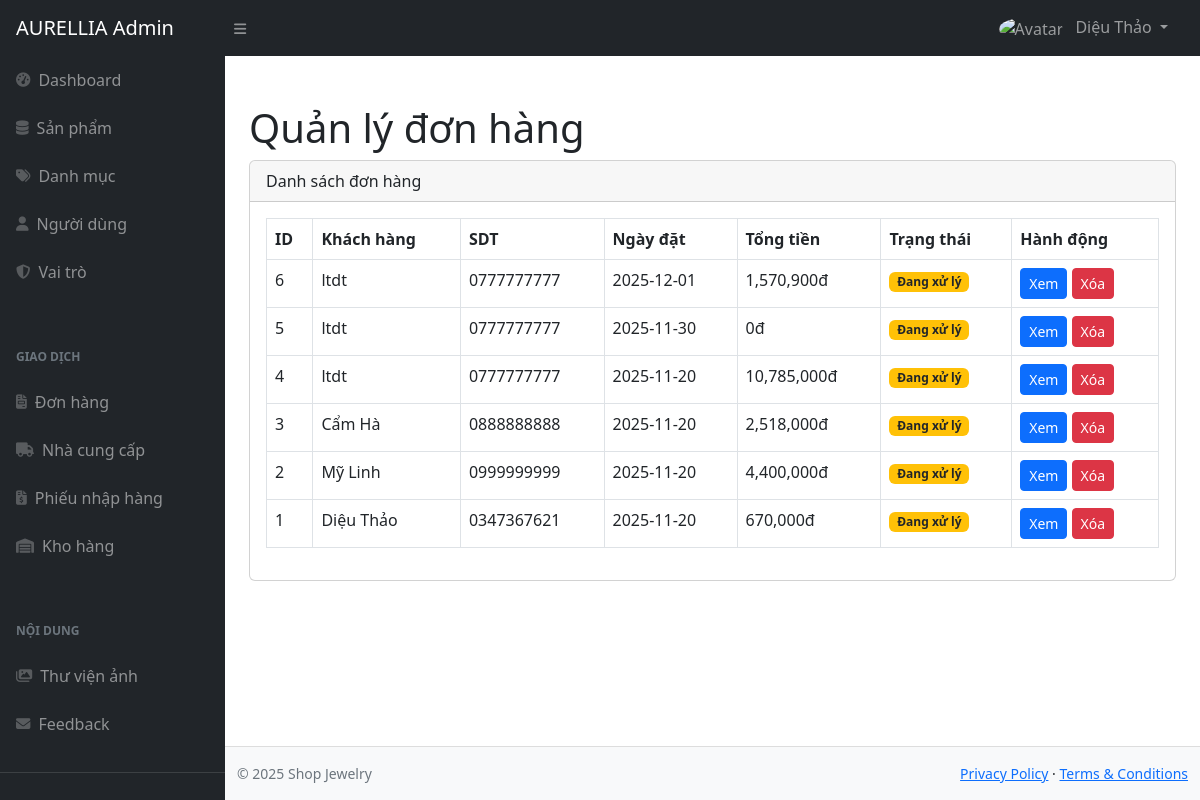
The page /admin/index.php?act=order (signed in) on the database as committed earlier.
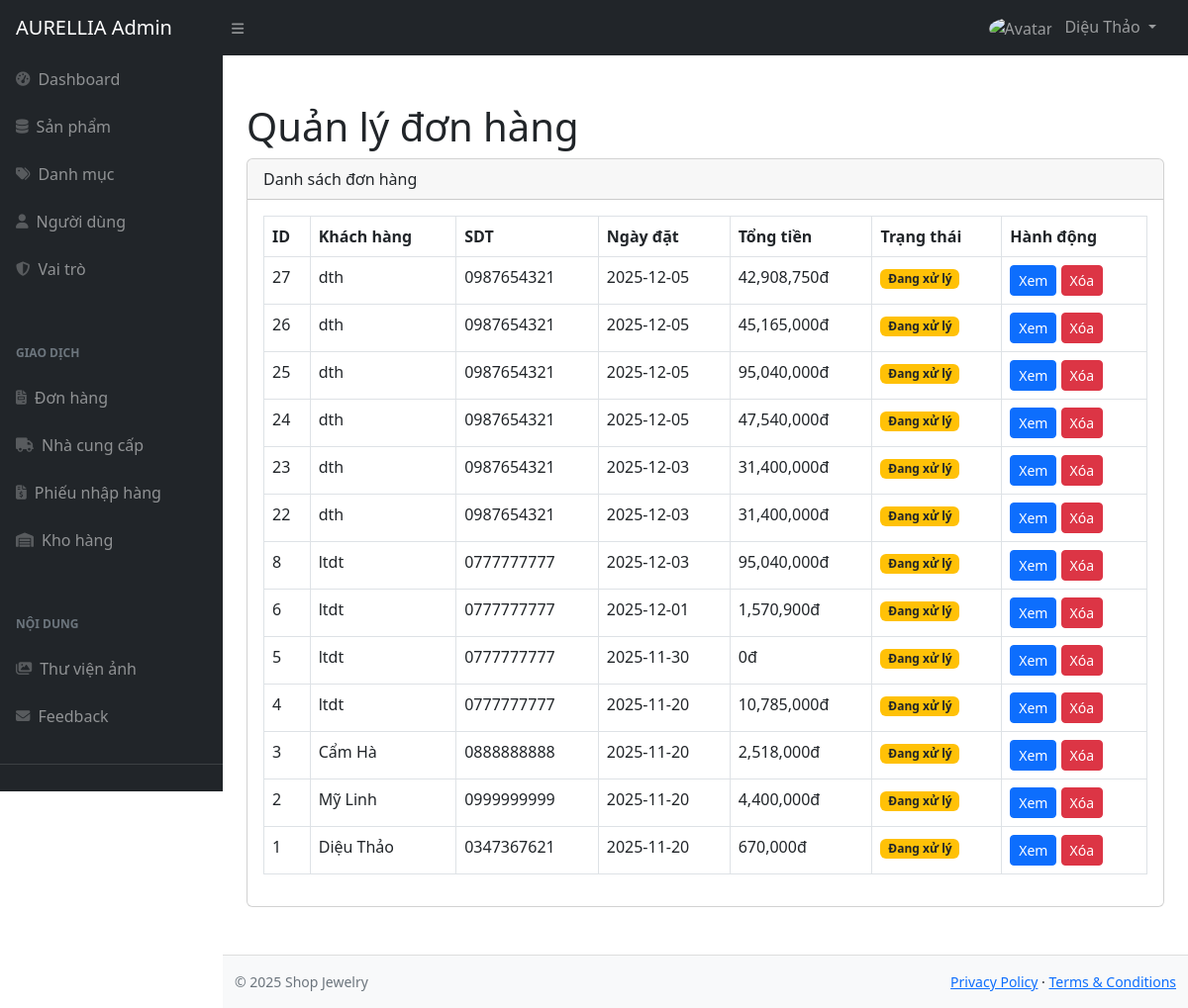
The same page on the database as committed later.
### tables this page shows
CREATE TABLE `order` (
  `id` int(11) NOT NULL,
  `fullname` varchar(255) NOT NULL,
  `email` varchar(255) DEFAULT NULL,
  `phone_number` varchar(255) NOT NULL,
  `address` varchar(255) NOT NULL,
  `note` varchar(255) DEFAULT NULL,
  `order_date` date DEFAULT NULL,
  `status` int(11) DEFAULT NULL,
  `total_money` int(11) DEFAULT NULL,
  `user_id` int(11) DEFAULT NULL,
  `payment_method` varchar(20) DEFAULT NULL,
  `trans_id` varchar(50) DEFAULT NULL,
  `isDeleted` int(11) DEFAULT NULL
);

### admin/controllers/OrderController.php (called while the page is built, shortened)
<?php
require "models/OrderModel.php";
class OrderController {
    private $model;
    function __construct($db) {
        $this->model = new OrderModel($db);
    }
    function index() {
        $orders = $this->model->getAll();
        include "layouts/main.php";
    }
}

### admin/models/OrderModel.php (called while the page is built, shortened)
<?php
class OrderModel {
    private $conn;
    function __construct($db) {
        $this->conn = $db;
    }
    function getAll() {
        $sql = "SELECT o.*, u.fullname as user_name
                FROM `order` o
                LEFT JOIN `user` u ON o.user_id = u.id
                WHERE o.isDeleted = 0
                ORDER BY o.id DESC";
        return $this->conn->query($sql);
    }
}

### admin/views/order/list.php (the view)
<h1 class="mt-4">Quản lý đơn hàng</h1>
<div class="card mb-4">
    <div class="card-header">Danh sách đơn hàng</div>
    <div class="card-body">
        <table class="table table-bordered table-hover">
            <thead>
                <tr>
                    <th>ID</th>
                    <th>Khách hàng</th>
                    <th>SDT</th>
                    <th>Ngày đặt</th>
                    <th>Tổng tiền</th>
                    <th>Trạng thái</th>
                    <th>Hành động</th>
                </tr>
            </thead>
            <tbody>
                <?php while($o = $orders->fetch_assoc()) { ?>
                <tr style="cursor:pointer" onclick="window.location='index.php?act=order-detail&id=<?= $o['id'] ?>'">
                    <td><?= $o['id'] ?></td>
                    <td><?= htmlspecialchars($o['fullname'] ?: $o['user_name']) ?></td>
                    <td><?= htmlspecialchars($o['phone_number']) ?></td>
                    <td><?= $o['order_date'] ?></td>
                    <td><?= number_format($o['total_money']) ?>đ</td>
                    <td>
                        <?php if ($o['status'] == 0) { ?>
                            <span class="badge bg-warning text-dark">Đang xử lý</span>
                        <?php } else { ?>
                            <span class="badge bg-success">Đã duyệt</span>
                        <?php } ?>
                    </td>
                    <td>
                        <a href="index.php?act=order-detail&id=<?= $o['id'] ?>" class="btn btn-sm btn-primary">Xem</a>
                        <a href="index.php?act=order-delete&id=<?= $o['id'] ?>"
                           class="btn btn-sm btn-danger"
                           onclick="event.stopPropagation(); return confirm('Xóa đơn hàng?')">Xóa</a>
                    </td>
                </tr>
                <?php } ?>
            </tbody>
        </table>
    </div>
</div>

Rows that differ between the two databases and show on the page:
added order: id "27", fullname "dth", phone_number "0987654321", order_date "2025-12-05", total_money "42,908,750", status "Đang xử lý"
added order: id "26", fullname "dth", phone_number "0987654321", order_date "2025-12-05", total_money "45,165,000", status "Đang xử lý"
added order: id "25", fullname "dth", phone_number "0987654321", order_date "2025-12-05", total_money "95,040,000", status "Đang xử lý"
added order: id "24", fullname "dth", phone_number "0987654321", order_date "2025-12-05", total_money "47,540,000", status "Đang xử lý"
added order: id "23", fullname "dth", phone_number "0987654321", order_date "2025-12-03", total_money "31,400,000", status "Đang xử lý"
added order: id "22", fullname "dth", phone_number "0987654321", order_date "2025-12-03", total_money "31,400,000", status "Đang xử lý"
added order: id "8", fullname "ltdt", phone_number "0777777777", order_date "2025-12-03", total_money "95,040,000", status "Đang xử lý"
